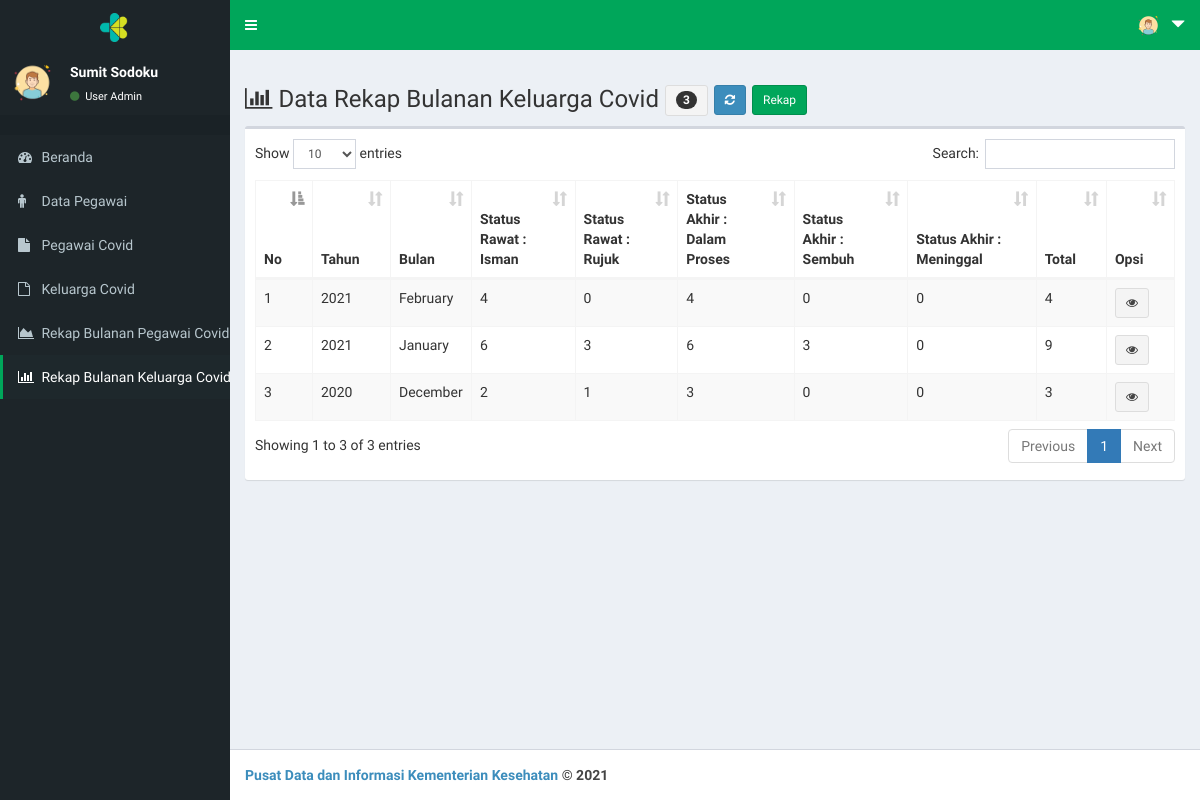
Page /page/index.php?menu=rekkel_data (signed in) on the earlier database version.
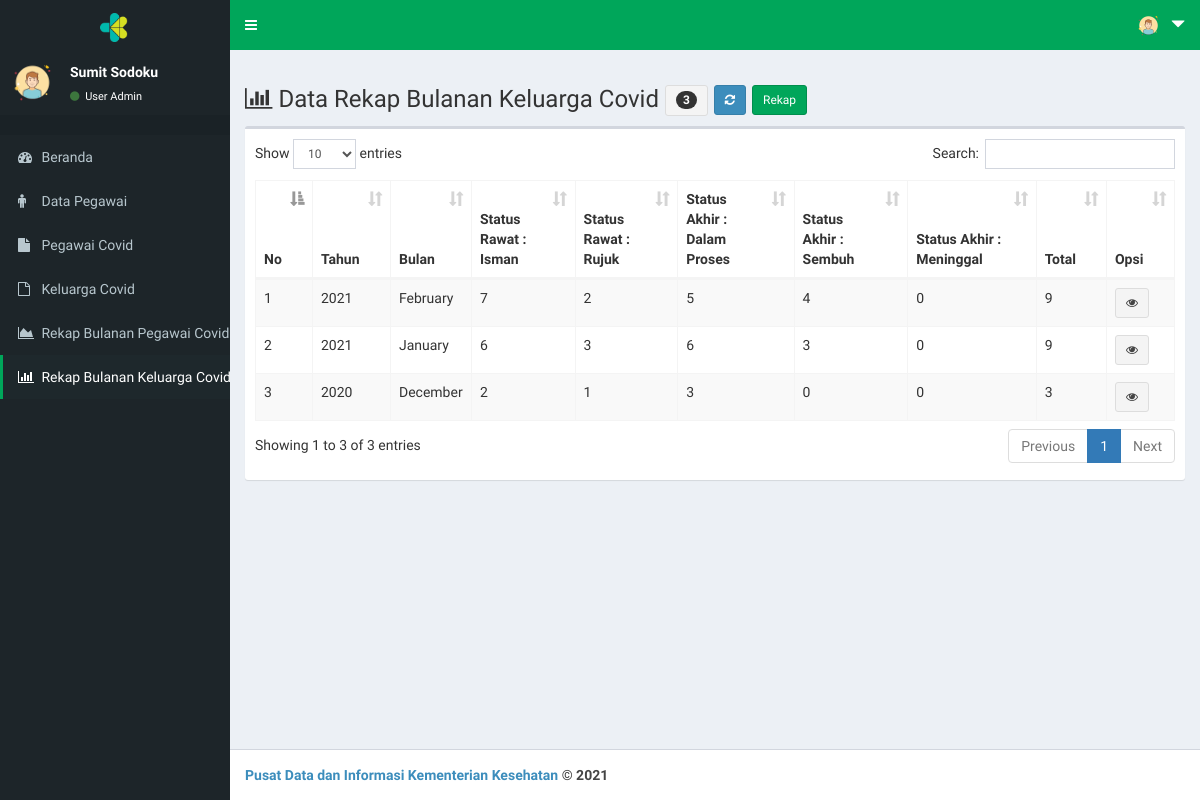
Same page on the later database version.
### tables this page shows
CREATE TABLE `tb_user` (
  `user_id` int(11) NOT NULL,
  `user_nama` varchar(30) NOT NULL,
  `user_email` varchar(30) NOT NULL,
  `user_telp` varchar(15) NOT NULL,
  `user_akses` enum('Super','Admin') NOT NULL,
  `user_org` varchar(100) NOT NULL,
  `user_orgsat` varchar(100) NOT NULL,
  `user_orgunit` varchar(100) NOT NULL,
  `user_name` varchar(15) NOT NULL,
  `user_pass` varchar(40) NOT NULL,
  `user_nip` varchar(20) NOT NULL,
  `user_nik` varchar(20) NOT NULL
);

CREATE TABLE `tb_rekkel` (
  `rekkel_id` int(11) NOT NULL,
  `rekkel_tahun` varchar(4) NOT NULL,
  `rekkel_bulan` varchar(10) NOT NULL,
  `rekkel_minggu` varchar(10) NOT NULL,
  `rekkel_srisman` varchar(10) NOT NULL,
  `rekkel_srrujuk` int(11) NOT NULL,
  `rekkel_saproses` int(11) NOT NULL,
  `rekkel_sasembuh` int(11) NOT NULL,
  `rekkel_samati` int(11) NOT NULL,
  `rekkel_total` int(11) NOT NULL
);

### page/rekkel_data.php (the view, shortened to what this page needs)
<!DOCTYPE html>
<html>
<head>
</head>
<body>
    <div class="row">
    <div class="col-xs-12 col-md-12">
      <h3><span class="fa fa-bar-chart"></span>
        Data Rekap Bulanan Keluarga Covid
        <?php
          $qjumlah = mysqli_query($koneksi,"SELECT * FROM tb_rekkel ");
          $jumlah = mysqli_num_rows($qjumlah);
        ?>
        <button class="btn btn-sm btn-default"><span class="badge"><?php echo $jumlah; ?></span></button>
        <a href="?menu=rekkel_data" class="btn btn-sm btn-primary"><span class="fa fa-refresh"></a>
        <a href="?menu=rekkel_rekap" class="btn btn-sm btn-success">Rekap</a>
    </h3>
    </div>
  </div>
  <div class="box">
        <div class="box-body">
            <table id="example1" class="table table-bordered table-striped">
              <thead>
                <tr>
            <th>No</th>
            <th>Tahun</th>
            <th>Bulan</th>
            <th>Status Rawat : Isman</th>
            <th>Status Rawat : Rujuk</th>
            <th>Status Akhir : Dalam Proses</th>
            <th>Status Akhir : Sembuh</th>
            <th>Status Akhir : Meninggal</th>
            <th>Total</th>
            <th>Opsi</th>
                </tr>
              </thead>
              <tbody>
          <?php
              $no = 1;
              $sql = $koneksi->query("SELECT * FROM tb_rekkel ORDER BY rekkel_tahun DESC, rekkel_bulan DESC");
              while ($data=$sql->fetch_assoc()) {
          ?>
            <tr>
                <td> <?php echo $no++; ?> </td>
                <td> <?php echo $data['rekkel_tahun']; ?></td>
                <td> <?php $bulan_nama = date("F", mktime(0, 0, 0, $data['rekkel_bulan'], 10)); ?>
                     <?php echo $bulan_nama; ?></td>
                <td> <?php echo $data['rekkel_srisman']; ?></td>
                <td> <?php echo $data['rekkel_srrujuk']; ?></td>
                <td> <?php echo $data['rekkel_saproses']; ?></td>
                <td> <?php echo $data['rekkel_sasembuh']; ?></td>
                <td> <?php echo $data['rekkel_samati']; ?></td>
                <td> <?php echo $data['rekkel_total']; ?></td>
                <td>
                  <a href="?menu=rekkel_detail&rekkel_id=<?php echo $data['rekkel_id']; ?>" class="btn btn-sm btn-default" title="Rekap <?php echo $data['rekkel_bulan']." ".$data['rekkel_tahun'];?>"><span class="fa fa-eye"></a></a>
                </td>
            </tr>
              <?php
              }
          ?>
              </tbody>
          </table>
      </div>
  </div>
</body>
</html>

### page/index.php (shortened to what this page needs)
<?php
  include "../inc/koneksi.php";
  $qprofil        = mysqli_query($koneksi,"SELECT * FROM tb_user WHERE user_id='$_SESSION[userweb]'");
  $profil         = mysqli_fetch_array($qprofil);
?>
<!DOCTYPE html>
<html>
  <head>
    <link rel="stylesheet" href="../lte/bootstrap/css/bootstrap.min.css">
    <link rel="stylesheet" href="https://cdnjs.cloudflare.com/ajax/libs/font-awesome/4.5.0/css/font-awesome.min.css">
    <link rel="stylesheet" href="https://cdnjs.cloudflare.com/ajax/libs/ionicons/2.0.1/css/ionicons.min.css">
    <link rel="stylesheet" href="../lte/dist/css/AdminLTE.min.css">
    <link rel="stylesheet" href="../lte/plugins/datatables/dataTables.bootstrap.css">
    <link rel="stylesheet" href="../lte/dist/css/skins/_all-skins.css">
    <link rel="stylesheet" href="../inc/mystyle.css">
  </head>
  <body class="hold-transition skin-green">
  <div class="wrapper">
    <header class="main-header">
      <a href="" class="logo" style=" background-color: #1d2529 !important">
       <img src="kmk.png" alt="" style="width: 30px !important;">
      </a>
      <nav class="navbar  navbar-static-top" role="navigation">
        <a href="#" class="sidebar-toggle" data-toggle="offcanvas" role="button">
        </a>
      <div class="navbar-custom-menu">
        <ul class="nav navbar-nav">
          <li class="dropdown user user-menu">
            <a href="#" class="dropdown-toggle" data-toggle="dropdown">
              <img src="../lte/dist/img/m.png" class="user-image" alt="User Image">
              <span class="hidden-xs"><span class="glyphicon glyphicon-triangle-bottom"></span></span>
            </a>
          </li>
        </ul>
      </div>
    </nav>
  </header>
    <aside class="main-sidebar" style=" background-color: #1d2529 !important">
    <section class="sidebar" style="color: #ffffff !important">
      <div class="user-panel">
        <div class="pull-left image">
          <img src="../lte/dist/img/m.png" class="img-circle" alt="User Image">
        </div>
        <div class="pull-left info">
          <p><?php echo $profil['user_nama']; ?></p>
          <a href="#">
            <i class="fa fa-circle text-success"></i> User <?php echo $profil['user_akses']; ?></a>
        </div>
      </div>
      <?php
        @$menu= $_GET['menu'];
      ?>
      <ul class="sidebar-menu">
        <li class="header"></li>
        <li <?php if (
          $menu=="" ||
          $menu=="dashboard"
          ){echo "class='active'";} ?>>
            <a href="?menu=dashboard">
              <i class="fa fa-dashboard"></i>
              <span>Beranda
              </span>
            </a>
        </li>
<?php if($profil['user_akses']!='Umum'){ ?>
        <li <?php if (
          $menu=="peg_data" ||
          $menu=="peg_tambah" ||
          $menu=="peg_edit" ||
          $menu=="peg_hapus"||
          $menu=="peg_hapus_semua"||
          $menu=="kon_data"||
          $menu=="kon_edit"||
          $menu=="kon_tambah"||
          $menu=="kel_data"||
          $menu=="kel_edit"||
          $menu=="kel_tambah"||
          $menu=="kel_tambah_lama"||
          $menu=="kel_identitas"||
          $menu=="kel_identitas_edit"||
          $menu=="kel_identitas_hapus"
          ){echo "class='active'";} ?>>
            <a href="?menu=peg_data">
              <i class="fa fa-male"></i>
              <span>Data Pegawai
              </span>
            </a>
        </li>
        <li <?php if (
          $menu=="vkon_data"||
          $menu=="vkon_tambah"||
          $menu=="vkon_hapus"
          ){echo "class='active'";} ?>>
            <a href="?menu=vkon_data">
              <i class="fa fa-file"></i>
              <span>Pegawai Covid
              </span>
            </a>
        </li>
        <li <?php if (
          $menu=="vkel_data"||
          $menu=="vkel_tambah"||
          $menu=="vkel_hapus"
          ){echo "class='active'";} ?>>
            <a href="?menu=vkel_data">
              <i class="fa fa-file-o"></i>
              <span>Keluarga Covid
              </span>
            </a>
        </li>
        <li <?php if (
          $menu=="rekkon_data"||
          $menu=="rekkon_rekap"||
          $menu=="rekkon_detail"
          ){echo "class='active'";} ?>>
            <a href="?menu=rekkon_data">
              <i class="fa fa-area-chart"></i>
              <span>Rekap Bulanan Pegawai Covid
              </span>
            </a>
        </li>
        <li <?php if (
          $menu=="rekkel_data"||
          $menu=="rekkel_rekap"||
          $menu=="rekkel_detail"
          ){echo "class='active'";} ?>>
            <a href="?menu=rekkel_data">
              <i class="fa fa-bar-chart"></i>
              <span>Rekap Bulanan Keluarga Covid
              </span>
            </a>
        </li>
<?php } ?>
      </ul>
    </section>
  </aside>
  <div class="content-wrapper">
    <section class="content">
      <?php
        switch($_GET['menu']){
          case 'rekkel_data':
          include "rekkel_data.php";
          break;
                ?>
                <?php
        }
      ?>
    </section>
  </div>
  <footer class="main-footer">
    <strong><a href="">Pusat Data dan Informasi Kementerian Kesehatan</a> &copy; 2021 </a>
  </footer>
</div>
</body>
</html>

Differences in the rows shown:
removed tb_rekkel: rekkel_tahun "2021", rekkel_bulan "February", rekkel_srisman "4", rekkel_srrujuk "0", rekkel_saproses "4", rekkel_sasembuh "0", rekkel_samati "0", rekkel_total "4"
added tb_rekkel: rekkel_tahun "2021", rekkel_bulan "February", rekkel_srisman "7", rekkel_srrujuk "2", rekkel_saproses "5", rekkel_sasembuh "4", rekkel_samati "0", rekkel_total "9"
